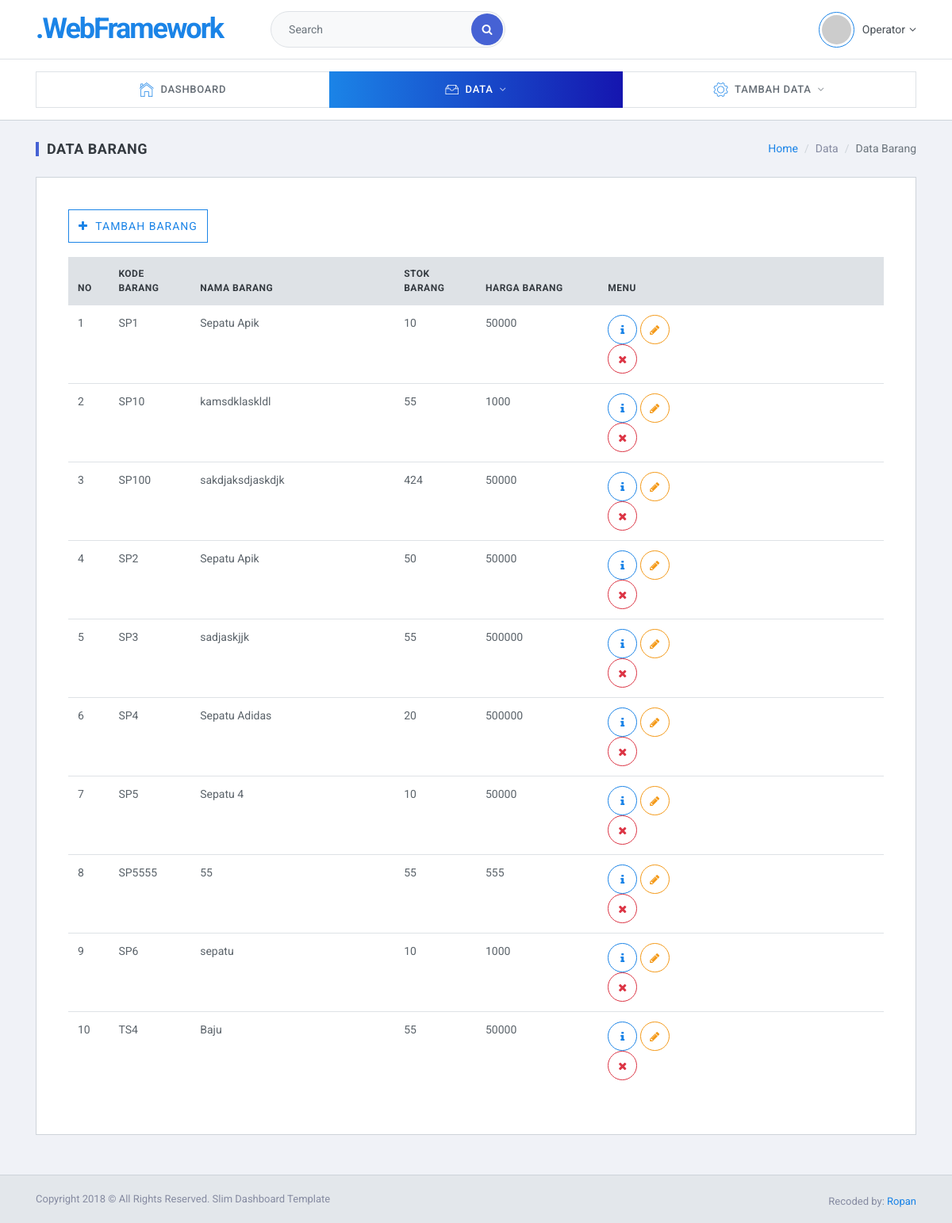
Page /index.php/admin/data_barang on the committed database.
### tables this page shows
CREATE TABLE `barang` (
  `kdbarang` varchar(128) NOT NULL,
  `namabarang` varchar(255) NOT NULL,
  `deskripsi` longtext NOT NULL,
  `stokbarang` int(11) NOT NULL,
  `hargabarang` bigint(20) NOT NULL
);

### application/controllers/Admin/Data_barang.php (called while the page is built, shortened)
<?php
class Data_barang extends CI_Controller {
    function __construct()
    {
        $this->load->library('form_validation');
        $this->load->model('Barang_model');
    }
    public function index()
    {
        $data['barang'] = $this->Barang_model->getAllBarang();
        $data['title'] = 'Data Barang';
        $this->load->view('admin/header', $data);
        $this->load->view('admin/barang', $data);
        $this->load->view('admin/footer');
    }
}

### index.php (called while the page is built, shortened)
<?php
require_once BASEPATH.'core/CodeIgniter.php';

### application/models/Barang_model.php (called while the page is built, shortened)
<?php
class Barang_model extends CI_Model {
	public function getAllBarang()
	{
		return $this->db->get('barang')->result_array();
	}
}

### application/views/admin/barang.php (the view, shortened to what this page needs)
<body>
  <div class="slim-header">
    <div class="container">
      <div class="slim-header-left">
        <h2 class="slim-logo"><a href="index.html">.<span>WebFramework</span></a></h2>
        <div class="search-box">
          <input type="text" class="form-control" placeholder="Search">
          <button class="btn btn-primary"><i class="fa fa-search"></i></button>
        </div>
      </div>
      <div class="slim-header-right">
        <div class="dropdown dropdown-c">
          <a href="#" class="logged-user" data-toggle="dropdown">
            <img src="http://via.placeholder.com/500x500" alt="">
            <span>Operator</span></span>
            <i class="fa fa-angle-down"></i>
          </a>
        </div>
      </div>
    </div>
  </div>
  <div class="slim-navbar">
    <div class="container">
      <ul class="nav">
        <li class="nav-item">
          <a class="nav-link" href="dashboard">
            <i class="icon ion-ios-home-outline"></i>
            <span>Dashboard</span>
          </a>
        </li>
        <li class="nav-item with-sub active">
          <a class="nav-link" href="">
            <i class="icon ion-ios-filing-outline"></i>
            <span>Data</span>
          </a>
        </li>
        <li class="nav-item with-sub">
          <a class="nav-link" href="" data-toggle="dropdown">
            <i class="icon ion-ios-gear-outline"></i>
            <span>Tambah Data</span>
          </a>
        </li>
      </ul>
    </div>
  </div>
  <div class="slim-mainpanel">
    <div class="container">
      <div class="slim-pageheader">
        <ol class="breadcrumb slim-breadcrumb">
          <li class="breadcrumb-item"><a href="#">Home</a></li>
          <li class="breadcrumb-item" aria-current="page">Data</li>
          <li class="breadcrumb-item active" aria-current="page">Data Barang</li>
        </ol>
        <h6 class="slim-pagetitle">Data Barang</h6>
      </div>
      <div class="section-wrapper">
        <div class="row">
          <label class="section-title col-sm-4 col-md-2">
            <a href="<?= base_url('admin/data_barang/tambah_barang') ?>" class="btn btn-outline-primary mg-b-10"><i class="fa fa-plus mg-r-5"></i> Tambah Barang</a>
          </label>
        </div>
        <div class="table-wrapper">
          <table id="datatable1" class="table display responsive nowrap">
            <thead>
              <tr>
                <th class="wd-5p">No</th>
                <th class="wd-10p">Kode Barang</th>
                <th class="wd-25p">Nama Barang</th>
                <th class="wd-10p">Stok Barang</th>
                <th class="wd-15p">Harga Barang</th>
                <th class="wd-10p">Menu</th>
                <th></th>
              </tr>
            </thead>
            <tbody>
              <?php
              $i=1;
              foreach ($barang as $b) {
              ?>
              <tr>
                <td><?= $i++ ?></td>
                <td><?= $b['kdbarang'] ?></td>
                <td><?= $b['namabarang'] ?></td>
                <td><?= $b['stokbarang'] ?></td>
                <td><?= $b['hargabarang'] ?></td>
                <td>
                  <a href="#modalDetail<?= $b['kdbarang']; ?>" class="modal-effect btn btn-outline-primary btn-icon rounded-circle" data-toggle="modal" data-effect="effect-fall" title="Detail"><div><i class="fa fa-info"></i></div></a>
                  <a href="<?= base_url(); ?>admin/data_barang/edit_barang/<?= $b['kdbarang']; ?>" class="btn btn-outline-warning btn-icon rounded-circle" title="Edit"><div><i class="fa fa-pencil"></i></div></a>
                  <a href="<?= base_url(); ?>admin/data_barang/hapus/<?= $b['kdbarang'] ?>" class="btn btn-outline-danger btn-icon rounded-circle tombol-delete" title="Delete"><div><i class="fa fa-close"></i></div></a>
                </td>
                <td></td>
              </tr>
              <?php } ?>
            </tbody>
          </table>
        </div>
      </div>
    </div>
  </div>

### application/views/admin/header.php (shortened to what this page needs)
<!DOCTYPE html>
<html lang="en">
  <head>
    <link href="<?php echo base_url ('assets/lib/font-awesome/css/font-awesome.css') ?>" rel="stylesheet">
    <link href="<?php echo base_url ('assets/lib/Ionicons/css/ionicons.css') ?>" rel="stylesheet">
    <link href="<?php echo base_url ('assets/lib/chartist/css/chartist.css') ?>" rel="stylesheet">
    <link href="<?php echo base_url ('assets/lib/rickshaw/css/rickshaw.min.css') ?>" rel="stylesheet">
    <link href="<?php echo base_url ('assets/lib/datatables/css/jquery.dataTables.css') ?>" rel="stylesheet">
    <link href="<?php echo base_url ('assets/lib/select2/css/select2.min.css') ?>" rel="stylesheet">
    <link rel="stylesheet" href="<?php echo base_url ('assets/css/slim.css') ?>">
    <link rel="stylesheet" href="<?php echo base_url ('assets/css/custom.css') ?>">
  </head>

### application/views/admin/footer.php (shortened to what this page needs)
    <div class="slim-footer">
      <div class="container">
        <p>Copyright 2018 &copy; All Rights Reserved. Slim Dashboard Template</p>
        <p>Recoded by: <a href="">Ropan</a></p>
      </div>
    </div>
    </body>
</html>

### rows in the picture
barang: kdbarang "SP1", namabarang "Sepatu Apik", stokbarang "10", hargabarang "50000"
barang: kdbarang "SP10", namabarang "kamsdklaskldl", stokbarang "55", hargabarang "1000"
barang: kdbarang "SP100", namabarang "sakdjaksdjaskdjk", stokbarang "424", hargabarang "50000"
barang: kdbarang "SP2", namabarang "Sepatu Apik", stokbarang "50", hargabarang "50000"
barang: kdbarang "SP3", namabarang "sadjaskjjk", stokbarang "55", hargabarang "500000"
barang: kdbarang "SP4", namabarang "Sepatu Adidas", stokbarang "20", hargabarang "500000"
barang: kdbarang "SP5", namabarang "Sepatu 4", stokbarang "10", hargabarang "50000"
barang: kdbarang "SP5555", namabarang "55", stokbarang "55", hargabarang "555"
barang: kdbarang "SP6", namabarang "sepatu", stokbarang "10", hargabarang "1000"
barang: kdbarang "TS4", namabarang "Baju", stokbarang "55", hargabarang "50000"
